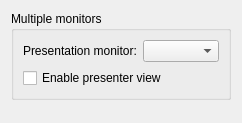
<ui version="4.0" >
 <class>KPrConfigurePresenterView</class>
 <widget class="QWidget" name="KPrConfigurePresenterView" >
  <property name="geometry" >
   <rect>
    <x>0</x>
    <y>0</y>
    <width>242</width>
    <height>123</height>
   </rect>
  </property>
  <layout class="QVBoxLayout" name="verticalLayout_2" >
   <item>
    <widget class="QGroupBox" name="groupBox_2" >
     <property name="title" >
      <string>Multiple monitors</string>
     </property>
     <layout class="QVBoxLayout" name="verticalLayout" >
      <item>
       <layout class="QHBoxLayout" name="horizontalLayout_3" >
        <item>
         <widget class="QLabel" name="label" >
          <property name="text" >
           <string>Presentation monitor:</string>
          </property>
          <property name="buddy" >
           <cstring>monitorComboBox</cstring>
          </property>
         </widget>
        </item>
        <item>
         <widget class="QComboBox" name="monitorComboBox" />
        </item>
       </layout>
      </item>
      <item>
       <widget class="QCheckBox" name="presenterViewCheckBox" >
        <property name="text" >
         <string>Enable presenter view</string>
        </property>
       </widget>
      </item>
     </layout>
    </widget>
   </item>
   <item>
    <spacer name="verticalSpacer" >
     <property name="orientation" >
      <enum>Qt::Vertical</enum>
     </property>
     <property name="sizeHint" stdset="0" >
      <size>
       <width>20</width>
       <height>38</height>
      </size>
     </property>
    </spacer>
   </item>
  </layout>
 </widget>
 <resources/>
 <connections/>
</ui>
